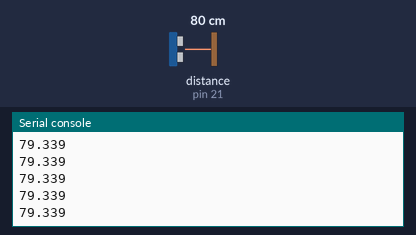
This program was run on a simulated MicroPython board. Shown: the last lines printed to the serial console. The inputs (shaded band) are chosen by the test bench; at power-on: distance to the obstacle (sensor on pin 21) 80 cm. The echo pulse lasts 58.3 µs per cm; the interpreter's speed is modelled, so counts of loop turns are approximate.

Above: at 1.2 s.
1.3 s: distance to the obstacle (sensor on pin 21) set to 2 cm
At 1.38 s:
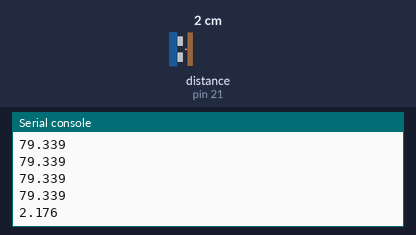
2.8 s: distance to the obstacle (sensor on pin 21) set to 4 cm
At 2.89 s:
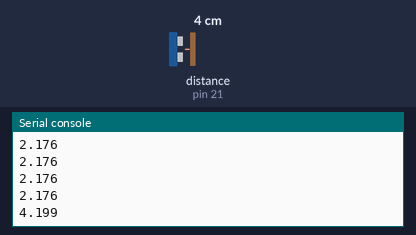
Timing chart, 0 to 5.8 s (numbered marks = the images above; inputs shaded):
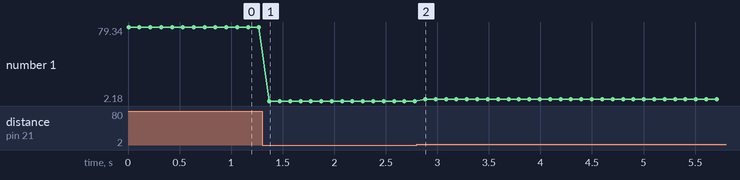

The program:

distance_sensor.py
```python
#
# DistanceSensor
#
# Version: 1.00
# Date: 2025-05-31
# Author: Sam Linton
# Description: A class to measure distance using an ultrasonic sensor.
#
from machine import Pin
from time import sleep, sleep_us, ticks_us

class DistanceSensor:
    """Class to get distance to features in front """

    def __init__(self, trig=20, echo=21)-> None:
        """Constructor

        Args:
            trig (int): pin number for trig
            echo (int): pin number for echo
        """

        self._trig_pin = Pin(trig, Pin.OUT)
        self._echo_pin = Pin(echo, Pin.IN)

    def get_distance_cm(self)-> float:
        """Get distance in cm

        Returns:
            float: distance in cm
        """

        # trig the ultrasonic pulse
        self._trig_pin.value(0)
        sleep_us(2)
        self._trig_pin.value(1)
        sleep_us(10)
        self._trig_pin.value(0)

        # Start timing the signal from the echo pin
        count = 0
        while self._echo_pin.value() == 0 and count < 100_000:
            count += 1
        t1 = ticks_us()

        # Finish timing the signal from the echo pin
        count = 0
        while self._echo_pin.value() == 1 and count < 100_000:
            count += 1
        t2 = ticks_us()

        # Echo pin signal duration indicates time of flight
        return (t2 - t1) * 0.034 / 2


if __name__ == '__main__':
    distance_sensor = DistanceSensor(trig=20, echo=21)
    try:
        while True:
            print(distance_sensor.get_distance_cm())
            sleep(0.1)

    except KeyboardInterrupt:
        print('Program Ended')
```

Measured:
- after the input at 1.3 s, the serial console: prints a new line after 0.07 s (image 1)
- after the input at 2.8 s, the serial console: prints a new line after 0.08 s (image 2)
- plotted number 1: 79.34 → 2.18 after the input at 1.3 s, 2.18 → 4.2 after the input at 2.8 s
